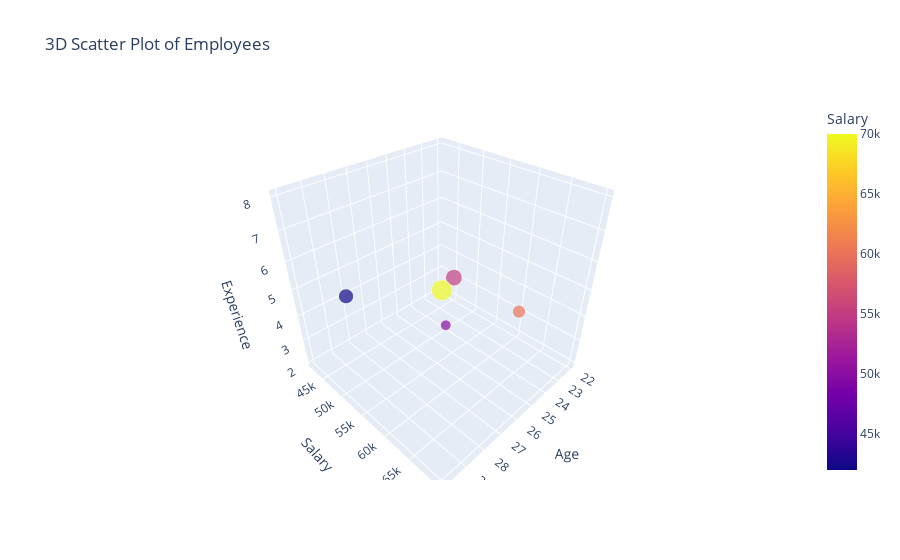

Notebook code for this chart:
### Code cell
#Create a 3D scatter plot using Plotly.
import plotly.express as px
import pandas as pd

# Sample data
data = pd.DataFrame({
    'Employee': ['Ankur', 'Riya', 'Karan', 'Pooja', 'Vikram'],
    'Salary': [50000, 60000, 55000, 42000, 70000],
    'Age': [24, 22, 25, 28, 30],
    'Experience': [2, 3, 5, 4, 8]
})

# Create 3D scatter plot
fig = px.scatter_3d(
    data,
    x='Age',
    y='Salary',
    z='Experience',
    color='Salary',
    size='Experience',
    hover_name='Employee',
    title='3D Scatter Plot of Employees'
)

# Display plot
fig.show()

### Figure 1 — Plotly figure (JSON) as saved in the notebook; plotly's stock layout.template omitted (floating-point values rounded to 4 significant figures)
{"data": [{"hovertemplate": "<b>%{hovertext}</b><br><br>Age=%{x}<br>Salary=%{marker.color}<br>Experience=%{marker.size}<extra></extra>", "hovertext": ["Ankur", "Riya", "Karan", "Pooja", "Vikram"], "legendgroup": "", "marker": {"color": [50000, 60000, 55000, 42000, 70000], "coloraxis": "coloraxis", "size": [2, 3, 5, 4, 8], "sizemode": "area", "sizeref": 0.02, "symbol": "circle"}, "mode": "markers", "name": "", "scene": "scene", "showlegend": false, "type": "scatter3d", "x": [24, 22, 25, 28, 30], "y": [50000, 60000, 55000, 42000, 70000], "z": [2, 3, 5, 4, 8]}], "layout": {"coloraxis": {"colorbar": {"title": {"text": "Salary"}}, "colorscale": [[0, "#0d0887"], [0.1111, "#46039f"], [0.2222, "#7201a8"], [0.3333, "#9c179e"], [0.4444, "#bd3786"], [0.5556, "#d8576b"], [0.6667, "#ed7953"], [0.7778, "#fb9f3a"], [0.8889, "#fdca26"], [1, "#f0f921"]]}, "legend": {"itemsizing": "constant", "tracegroupgap": 0}, "scene": {"domain": {"x": [0, 1], "y": [0, 1]}, "xaxis": {"title": {"text": "Age"}}, "yaxis": {"title": {"text": "Salary"}}, "zaxis": {"title": {"text": "Experience"}}}, "title": {"text": "3D Scatter Plot of Employees"}}}
